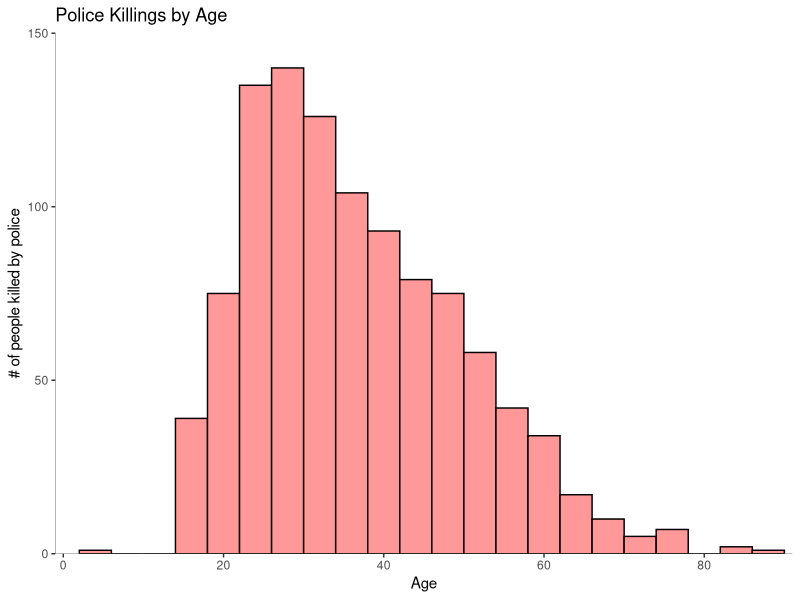
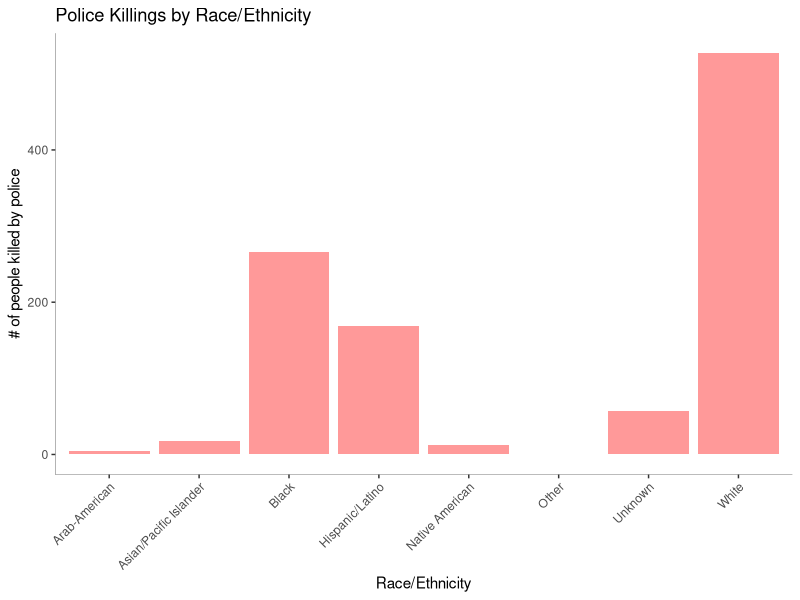
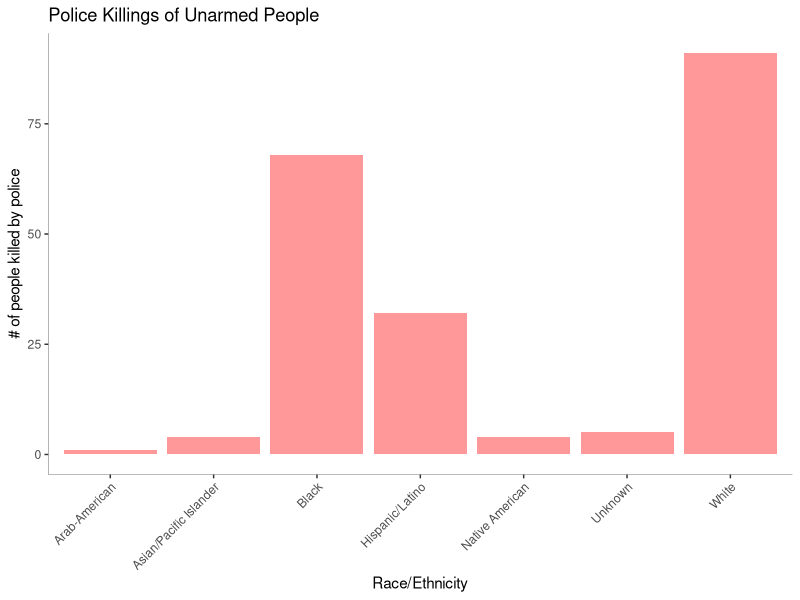
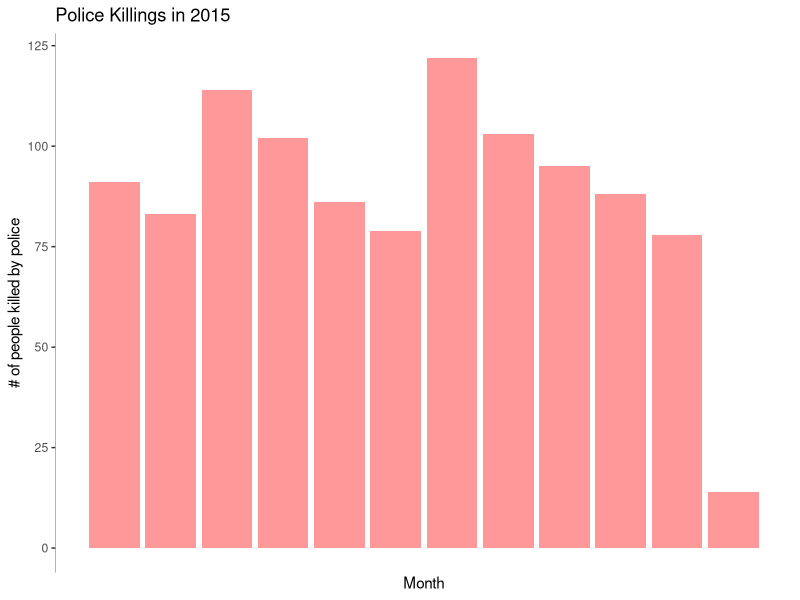
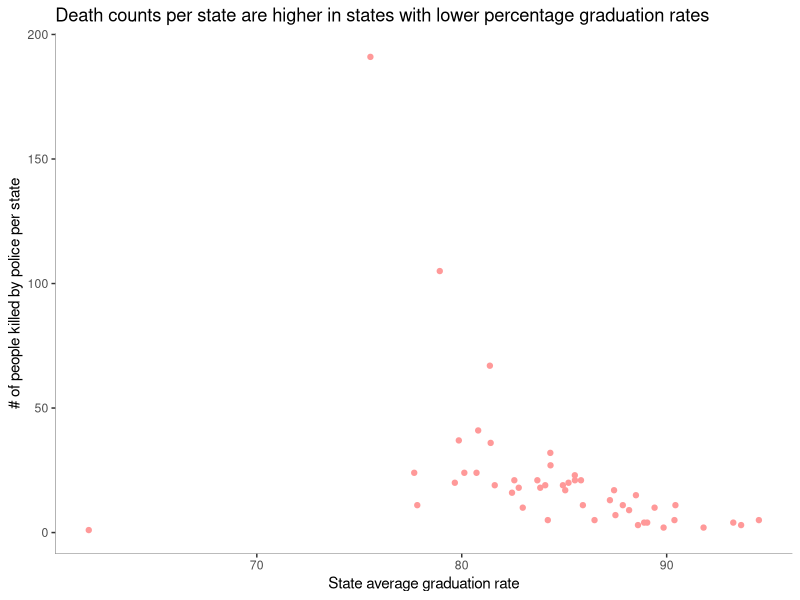

These charts were generated, in order, by the following R code:
## ---- chunk 1
library(jsonlite)
library(stringr)
library(tidyverse)
library(readr)


data <- read_csv("14_data.csv")
## ---- chunk 2
data_age <- na.omit(select(data,age))
ggplot(data_age) + geom_histogram(aes(x=age), fill = "#FF9999", color = "black", binwidth = 4) + 
    ggtitle('Police Killings by Age') + labs(x = 'Age', y = '# of people killed by police') +
    theme(panel.background = element_blank(), 
          axis.line = element_line(colour = "black", size=.1))+
    scale_x_continuous(breaks=c(0,20, 40, 60, 80),
                       limits=c(0,90),
                       expand=c(0, 1)) +
    scale_y_continuous(breaks=c(0, 50, 100, 150),
                       limits=c(0, 150),
                       expand=c(0,0)) 
## ---- chunk 3
race_count <- data %>% group_by(raceethnicity) %>% count()
ggplot(race_count) + geom_bar(aes(x=raceethnicity, y=n), stat = "identity", fill="#FF9999") + 
    theme(axis.text.x=element_text(angle=45,hjust=1,vjust=1), axis.line = element_line(colour = "black", size=.1),
          panel.background = element_blank()) +
    ggtitle('Police Killings by Race/Ethnicity') +
    labs(x = 'Race/Ethnicity', y = '# of people killed by police')
## ---- chunk 4
race_count <- data %>% filter(is_armed==0) %>% group_by(raceethnicity) %>% count()
ggplot(race_count) + geom_bar(aes(x=raceethnicity, y=n), stat = "identity", fill="#FF9999") + 
    theme(axis.text.x=element_text(angle=45,hjust=1,vjust=1), axis.line = element_line(colour = "black", size=.1),
          panel.background = element_blank()) +
    ggtitle('Police Killings of Unarmed People') +
    labs(x = 'Race/Ethnicity', y = '# of people killed by police')
## ---- chunk 5
date_count <- data %>% group_by(month_num) %>% count()
ggplot(date_count) + 
    geom_bar(aes(x=month_num, y=n), stat = "identity", fill="#FF9999") + 
    ggtitle('Police Killings in 2015') +
    labs(x = 'Month', y = '# of people killed by police') + 
    theme(axis.line = element_line(colour = "black", size=.1), 
          panel.background = element_blank()) +
    scale_x_discrete(labels=c("Jan","Feb","Mar","Apr","May","Jun", "Jul", "Aug", "Sep", "Oct", "Nov", "Dec"))
## ---- chunk 6
avgGrad <- data %>% group_by(state) %>% summarise(avgPercentHighSchoolGrad = mean(as.numeric(percent_25_or_older_HighSchool_grads), na.rm = TRUE))
stateCount <- data %>% group_by(state) %>% summarise(DeathsPerState = n())
gradsCount <- left_join(stateCount, avgGrad, by = c('state' = 'state'))


ggplot(gradsCount) + 
    geom_point(mapping = aes(x = avgPercentHighSchoolGrad, y = DeathsPerState), color="#FF9999") +
    ggtitle('Death counts per state are higher in states with lower percentage graduation rates') +
    theme(axis.line = element_line(colour = "black", size=.1), 
          panel.background = element_blank()) +
    labs(x = 'State average graduation rate', y = '# of people killed by police per state') 
